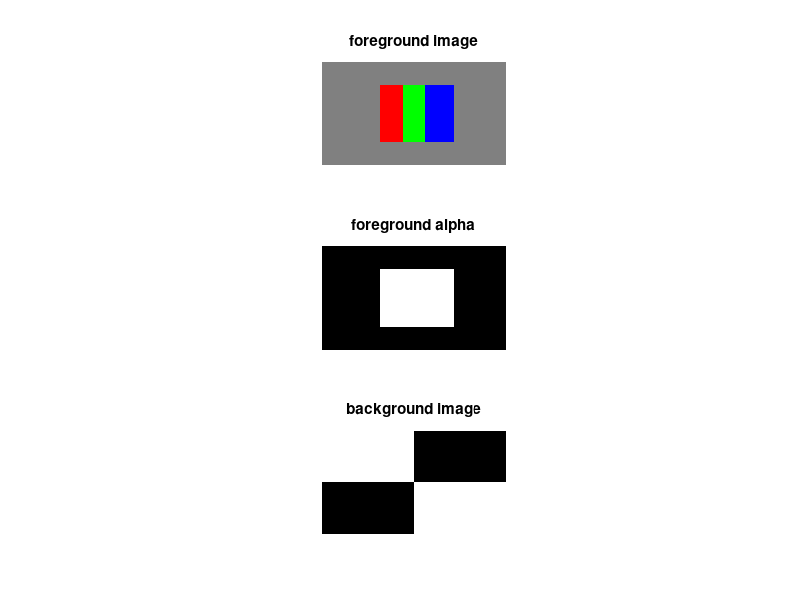

Write MATLAB code to recreate this figure. (Note: this script raises an error after producing the figure.)
% prepare images
foreground = zeros(90,160,3, 'single');
foreground(21:70, 51:70, 1) = 1;
foreground(21:70, 71:90, 2) = 1;
foreground(21:70, 91:115, 3) = 1;
foreground([1:20,71:90],:,:) = 0.5;
foreground(:,[1:50,116:160],:) = 0.5;
alpha = zeros(90,160, 'single');
alpha(21:70, 51:115) = 1; %alpha should be a 0/1 single image
background = zeros(90, 160, 3, 'single');
background(1:45, 1:80, :) = 1;
background(46:90, 81:160, :) = 1;
figure();
subplot(3,1,1);
imshow(foreground);
title('foreground image');
subplot(3,1,2);
imshow(alpha);
title('foreground alpha');
subplot(3,1,3);
imshow(background);
title('background image');

figure();
% all-in-focus merge
aif_merged = merge_image(foreground, alpha, 0.1, background);
subplot(3,1,1);
imshow(aif_merged);
title('all-in-focus merged image');

% far-focused merge, blur foreground_image*alpha
ff_merged = merge_image(foreground, alpha, 5, background);
subplot(3,1,2);
imshow(ff_merged);
title('far-focus merged image');

% near-focused merge, blur background
nf_merged = merge_image(foreground, alpha, 0.1, imgaussfilt(background,5));
subplot(3,1,3);
imshow(nf_merged);
title('near-focus merged image');

function merged = merge_image(foreground, alpha, blur_sigma, background)
% expand 1 channel foreground alpha to 3 channel
alpha = padarray(alpha,[0,0,2],'post','replicate');
% blur foreground_image*alpha
foreground_to_add = imgaussfilt(alpha.*foreground, blur_sigma);
% apply complementary blurred alpha on background
blurred_alpha = imgaussfilt(alpha, blur_sigma);
background_to_add = (1-blurred_alpha).*background;
% multiply and sum
merged = foreground_to_add + background_to_add;
end